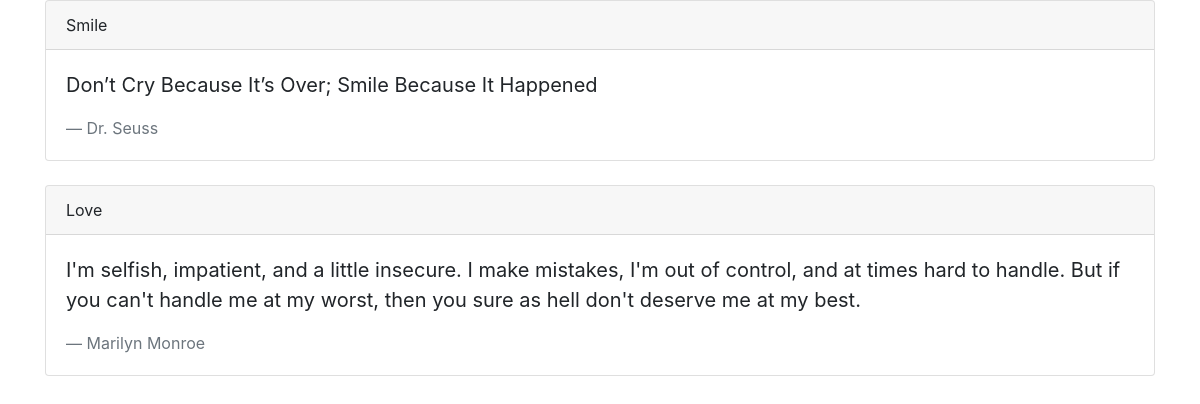
The page / on the database its author committed.
### quotes/models.py (models this page shows, shortened)
class Quote(models.Model):
	quote = models.TextField()
	author = models.CharField(max_length=200)
	quote_category = models.ForeignKey(
		'QuoteCategory',
		on_delete = models.CASCADE
		)

class QuoteCategory(models.Model):
	title = models.CharField(max_length=50)

### quotes/views.py (the view)
# urls.py: path('',views.HomeView.as_view(), name="home" )
class HomeView(ListView):
	template_name = 'home.html'
	model = Quote
	def get_queryset(self):
		query_set = super().get_queryset()
		return query_set.select_related
		('quote_category')

### templates/home.html
{% extends 'base.html' %}
{% block body %}
	<div class="container">
		{% for quote in object_list %}
		<div class="card">
		  <div class="card-header">
		    {{quote.quote_category.title}}
		  </div>
		  <div class="card-body">
		    <blockquote class="blockquote mb-0">
		      <p>{{quote.quote}}</p>
		      <footer class="blockquote-footer">{{quote.author}}</footer>
		    </blockquote>
		  </div>
		</div>
		<br>
		{% endfor %}
	</div>
{% endblock %}

### templates/base.html (shortened to what this page needs)
<!DOCTYPE html>
<html>
<head>
	<link rel="stylesheet" href="https://stackpath.bootstrapcdn.com/bootstrap/4.4.1/css/bootstrap.min.css">
</head>
<body>
	{% block body %}
	{% endblock %}
</body>
</html>

### rows shown on the page
Quote: quote_category "Smile", quote "Don’t Cry Because It’s Over; Smile Because It Happened", author "Dr. Seuss"
Quote: quote_category "Love", quote "I'm selfish, impatient, and a little insecure. I make mistakes, I'm out of control, and at times hard to handle. But if you can't handle me at my worst, then you sure as hell don't deserve me at my best.", author "Marilyn Monroe"
